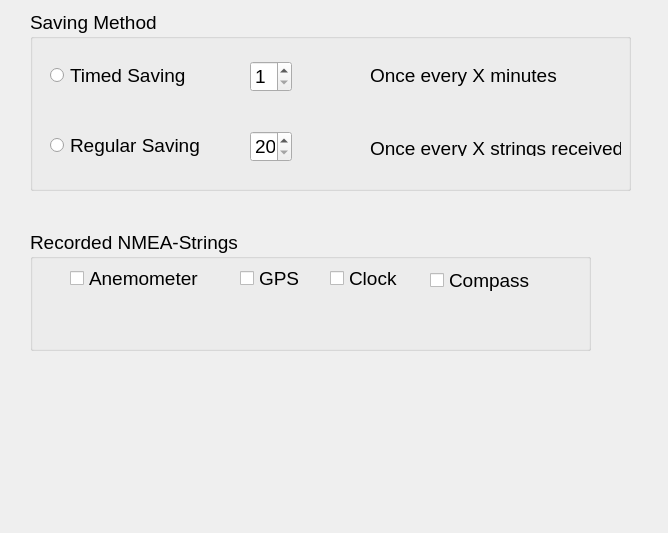
<?xml version="1.0" encoding="UTF-8"?>
<ui version="4.0">
 <class>SettingsUI</class>
 <widget class="QWidget" name="SettingsUI">
  <property name="geometry">
   <rect>
    <x>0</x>
    <y>0</y>
    <width>668</width>
    <height>533</height>
   </rect>
  </property>
  <property name="windowTitle">
   <string>Form</string>
  </property>
  <widget class="QGroupBox" name="groupBox">
   <property name="geometry">
    <rect>
     <x>30</x>
     <y>10</y>
     <width>601</width>
     <height>181</height>
    </rect>
   </property>
   <property name="font">
    <font>
     <pointsize>14</pointsize>
    </font>
   </property>
   <property name="title">
    <string>Saving Method</string>
   </property>
   <widget class="QRadioButton" name="TimedSavingRB">
    <property name="geometry">
     <rect>
      <x>20</x>
      <y>50</y>
      <width>191</width>
      <height>31</height>
     </rect>
    </property>
    <property name="text">
     <string>Timed Saving</string>
    </property>
   </widget>
   <widget class="QRadioButton" name="RegularSavingRB">
    <property name="geometry">
     <rect>
      <x>20</x>
      <y>120</y>
      <width>171</width>
      <height>31</height>
     </rect>
    </property>
    <property name="text">
     <string>Regular Saving</string>
    </property>
   </widget>
   <widget class="QLabel" name="label">
    <property name="geometry">
     <rect>
      <x>340</x>
      <y>50</y>
      <width>231</width>
      <height>31</height>
     </rect>
    </property>
    <property name="text">
     <string>Once every X minutes</string>
    </property>
   </widget>
   <widget class="QLabel" name="label_2">
    <property name="geometry">
     <rect>
      <x>340</x>
      <y>130</y>
      <width>251</width>
      <height>16</height>
     </rect>
    </property>
    <property name="text">
     <string>Once every X strings received</string>
    </property>
   </widget>
   <widget class="QSpinBox" name="TimedSavingSB">
    <property name="geometry">
     <rect>
      <x>220</x>
      <y>51</y>
      <width>42</width>
      <height>31</height>
     </rect>
    </property>
    <property name="minimum">
     <number>1</number>
    </property>
    <property name="maximum">
     <number>60</number>
    </property>
   </widget>
   <widget class="QSpinBox" name="RegularSavingSB">
    <property name="geometry">
     <rect>
      <x>220</x>
      <y>121</y>
      <width>42</width>
      <height>31</height>
     </rect>
    </property>
    <property name="minimum">
     <number>20</number>
    </property>
    <property name="maximum">
     <number>100</number>
    </property>
   </widget>
  </widget>
  <widget class="QGroupBox" name="groupBox_2">
   <property name="geometry">
    <rect>
     <x>30</x>
     <y>230</y>
     <width>561</width>
     <height>121</height>
    </rect>
   </property>
   <property name="font">
    <font>
     <pointsize>14</pointsize>
    </font>
   </property>
   <property name="title">
    <string>Recorded NMEA-Strings</string>
   </property>
   <widget class="QCheckBox" name="anemometerCB">
    <property name="geometry">
     <rect>
      <x>40</x>
      <y>40</y>
      <width>151</width>
      <height>17</height>
     </rect>
    </property>
    <property name="text">
     <string>Anemometer</string>
    </property>
   </widget>
   <widget class="QCheckBox" name="clockCB">
    <property name="geometry">
     <rect>
      <x>300</x>
      <y>40</y>
      <width>71</width>
      <height>17</height>
     </rect>
    </property>
    <property name="text">
     <string>Clock</string>
    </property>
   </widget>
   <widget class="QCheckBox" name="gpsCB">
    <property name="geometry">
     <rect>
      <x>210</x>
      <y>40</y>
      <width>70</width>
      <height>17</height>
     </rect>
    </property>
    <property name="text">
     <string>GPS</string>
    </property>
   </widget>
   <widget class="QCheckBox" name="compassCB">
    <property name="geometry">
     <rect>
      <x>400</x>
      <y>40</y>
      <width>101</width>
      <height>21</height>
     </rect>
    </property>
    <property name="text">
     <string>Compass</string>
    </property>
   </widget>
  </widget>
 </widget>
 <resources/>
 <connections/>
</ui>
